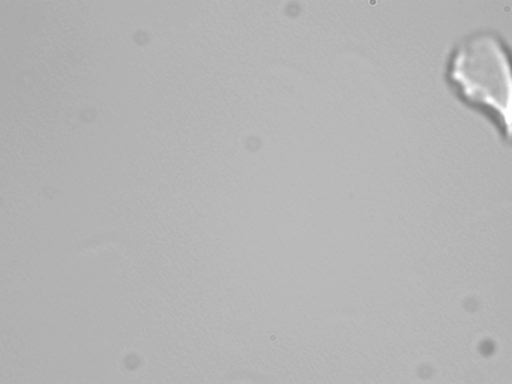
#> input picture blanks/fm_16007_-49606/1.png, 512 x 384 px, found by its file name; its folder holds only this picture in this run
$ python FindSurface.py
#> lines starting #> are read from the running program, lines starting #| are printed output that depends on the picture


import numpy as np
import matplotlib.pyplot as plt
from scipy.ndimage.filters import laplace
from skimage.filters.rank import entropy
from skimage.morphology import disk

amazon_code = "fm_22751_-26061"

i = 1
xs = []
e0s = []
hist_stds = []
while True:
	#path = "/Users/loganjaeger/Desktop/aerogel/track ims/" + amazon_code + "/" + str(i) + ".png"
	path = "/Users/loganjaeger/Desktop/aerogel/blanks/" + amazon_code + "/" + str(i) + ".png"
	try:
		img = plt.imread(path)
#> img is the input picture: shape (384, 512, 4) float32; mean R, G, B, A 0.708, 0.708, 0.708, 1
		e0 = entropy(img[:, :, 0], disk(3))
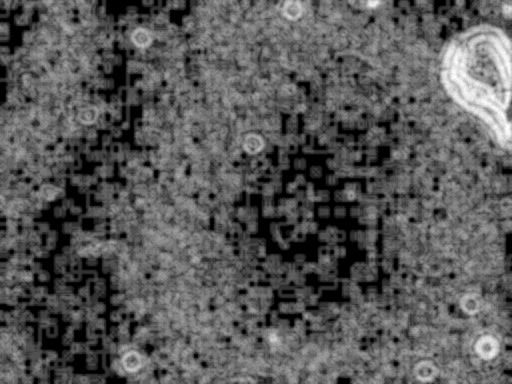
#> e0: shape (384, 512) float64; min 0, max 4.86, mean 1.7; drawn with min black and max white
		e0s.append(np.mean(e0))
		hist = np.histogram(img[:, :, 0], bins = np.arange(0, 1.1, .05))
		s = np.std(hist[0])
#> s = 31606.8
		hist_stds.append(s)
		xs.append(i)
		i += 1
	except FileNotFoundError:
		break


def find_min(arr):
	mn = 100
	ind = 1
	i = 1
	for v in arr:
		if v < mn:
			mn = v
			ind = i
		i = i + 1
		if i > 20:
			break
	return ind

def find_max(arr):
	mx = -100
#> mx = -100
	ind = 1
	i = 1
	for v in arr:
		if v > mx:
			mx = v
			ind = i
		i += 1
		if i > 20:
			break
#> this loop made 1 pass
#> (v, mx, ind, i) on pass 1: (1.7, 1.7, 1, 2)
#> after the loop, i = 2; ind = 1; mx = 1.7
	return ind

print(find_max(e0s))
#| 1
plt.subplot(121)
plt.plot(xs, e0s)
plt.title("e0")

print(find_min(hist_stds))
#> the loop in find_min, `for v in arr:` made 1 pass
#> (v, i) on pass 1: (31606.8, 2)
#> after the loop in find_min, `for v in arr:`: i = 2; ind = 1; mn = 100
#| 1
plt.subplot(122)
plt.plot(xs, hist_stds)
plt.title("hist stds")
plt.show()
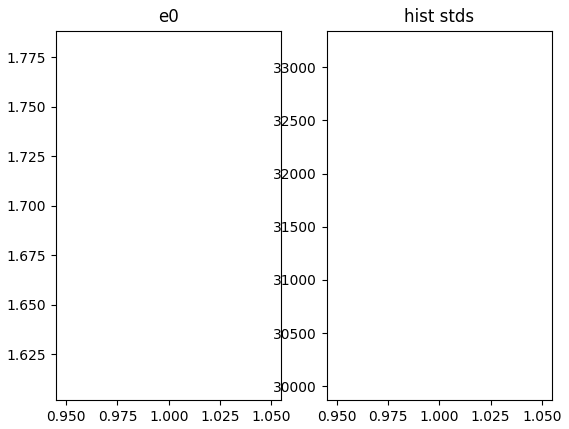
#> figure drawn by matplotlib, 2 panels

# [12 lines of commented-out code are left out]
